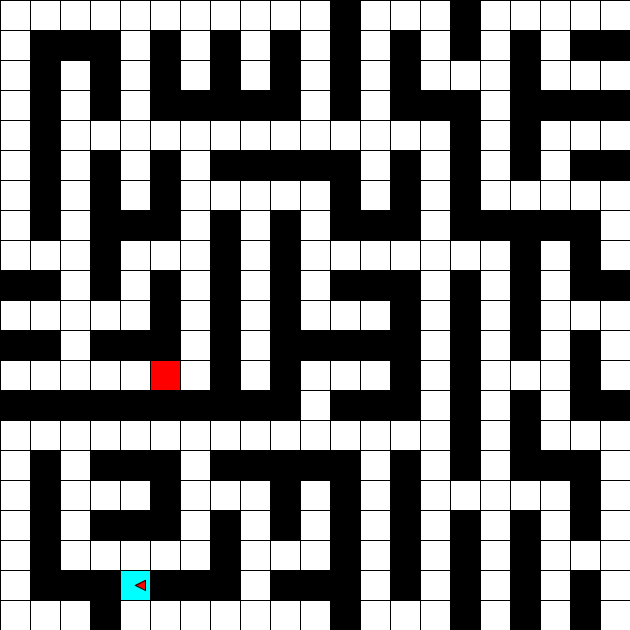
Frame 1 (no input)
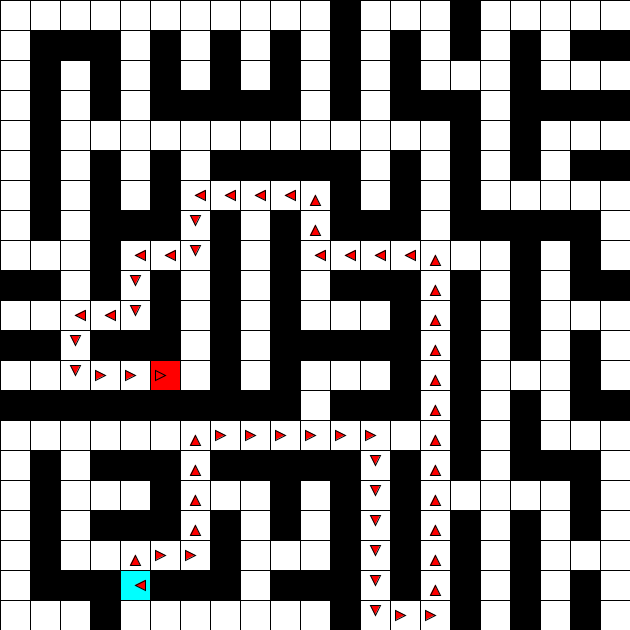
Frame 60 (the mouse pressed at the canvas centre just before this capture)
Frame 120 (the mouse held since frame 60 and released just before this capture): identical to frame 60, image omitted

The Processing sketch that drew these frames (run headless with seeded random() and noise(); from frame 60 on, the mouse is pressed at the canvas centre):

// Processing sketch: MazeRunner
// ── MazeRunner.pde
/*
Estudiantes:
  Alexander Garcia
  Erick Carvajal
  Daniel Madriz
*/

int time;
int wait = 1000;
float x = 0;
float y = 100;
int sqrtx=80;
int sqrty=20;
int scaleSquare=30;
int maxlenghtx=21;
int maxlenghty=21;
Node previousNode = null;

Agent m_a;
int [][] initMaze= {
                    {0,0,0,0,0,0,0,0,0,0,0,1,0,0,0,1,0,0,0,0,0},
{0,1,1,1,0,1,0,1,0,1,0,1,0,1,0,1,0,1,0,1,1},
{0,1,0,1,0,1,0,1,0,1,0,1,0,1,0,0,0,1,0,0,0},
{0,1,0,1,0,1,1,1,1,1,0,1,0,1,1,1,0,1,1,1,1},
{0,1,0,0,0,0,0,0,0,0,0,0,0,0,0,1,0,1,0,0,0},
{0,1,0,1,0,1,0,1,1,1,1,1,0,1,0,1,0,1,0,1,1},
{0,1,0,1,0,1,0,0,0,0,0,1,0,1,0,1,0,0,0,0,0},
{0,1,0,1,1,1,0,1,0,1,0,1,1,1,0,1,1,1,1,1,0},
{0,0,0,1,0,0,0,1,0,1,0,0,0,0,0,0,0,1,0,1,0},
{1,1,0,1,0,1,0,1,0,1,0,1,1,1,0,1,0,1,0,1,1},
{0,0,0,0,0,1,0,1,0,1,0,0,0,1,0,1,0,1,0,0,0},
{1,1,0,1,1,1,0,1,0,1,1,1,1,1,0,1,0,1,0,1,0},
{0,0,0,0,0,0,0,1,0,1,0,0,0,1,0,1,0,0,0,1,0},
{1,1,1,1,1,1,1,1,1,1,0,1,1,1,0,1,0,1,0,1,1},
{0,0,0,0,0,0,0,0,0,0,0,0,0,0,0,1,0,1,0,0,0},
{0,1,0,1,1,1,0,1,1,1,1,1,0,1,0,1,0,1,1,1,0},
{0,1,0,0,0,1,0,0,0,1,0,1,0,1,0,0,0,0,0,1,0},
{0,1,0,1,1,1,0,1,0,1,0,1,0,1,0,1,0,1,0,1,0},
{0,1,0,0,0,0,0,1,0,0,0,1,0,1,0,1,0,1,0,0,0},
{0,1,1,1,0,1,1,1,0,1,1,1,0,1,0,1,0,1,0,1,0},
{0,0,0,1,0,0,0,0,0,0,0,1,0,0,0,1,0,1,0,1,0}
};
PVector source;
PVector target;
Maze figureMaze;
Stack<Step> route;
void setup() {
  time = millis();//store the current time
  size(630,630);
  figureMaze=new Maze();
  figureMaze.mapSetup(maxlenghtx,maxlenghty,initMaze);
  figureMaze.printMap(scaleSquare);
  generateTarget();
  generateSource();
  IStrategySearch search= new MazeRunnerSearch();
  route=search.Search(figureMaze, source, target);
  System.out.println("Length " +route.size());
  m_a = new Agent(75,75);
  route = reverseStack(route);
}

private Stack<Step> reverseStack(Stack<Step> sourceStack)
{
    Stack<Step> target = new Stack<Step>();
    while(!sourceStack.empty())
    {
      target.push(sourceStack.pop());
    }
    return target;
}
private void printRoute(){ 
   while (!route.empty()){
     Node tmp=route.pop().Node;
     fill(0,0,0);
     tmp.whoAmI();
     fill(120,120,120);
     ellipse(tmp.getColVal()*30 +15,tmp.getRowVal()*30+15,10,10);
     delay(100);
     System.out.println(" -----------------------------------");
    //m_a.location.x = nextMove.Node.X;
    //m_a.location.y = nextMove.Node.Y;
    //m_a.AgentDirection = nextMove.Direction;
    //m_a.display();
 }
}


private void generateTarget(){
  fill(255,0,0);
  target=generatePosition();
    System.out.println("Target Row:" + target.x +" Col:"+target.y);
  rect(target.y*30, target.x*30,scaleSquare,scaleSquare);
}

private void generateSource(){
  fill(0,255,255);
   source=generatePosition();
  System.out.println("Source Row:" + source.x +" Col:"+source.y);
  rect(source.y*30 ,source.x*30,scaleSquare,scaleSquare);
}

private PVector generatePosition(){
   PVector vector = new PVector();
   vector.x=(int)random(20);
   vector.y=(int)random(20);
   while (figureMaze.searchNodeByPos((int)vector.x,(int)vector.y).getItemType()==1){
     vector.x=(int)random(20);
     vector.y=(int)random(20);
   }  
     vector.x=vector.x;
     vector.y=vector.y;
   return vector;
}

void draw() {
  //noStroke(); 
  //background(0);
  fill(0,0,0);
  if (!route.empty()){
      Step step=route.pop();
      Node tmp=step.Node;  
      //tmp.whoAmI();
      //ellipse(tmp.getColVal()*30 +15,tmp.getRowVal()*30+15,10,10);
      m_a.location.y = tmp.getRowVal()*30+15;
      m_a.location.x = tmp.getColVal()*30 +15;
      if(previousNode == null)
      {
        step.Direction = Direction.LEFT;
      }
      else
      {
        if(previousNode.getRowVal() > tmp.getRowVal())
        {
          step.Direction = Direction.UP;
        }
        else if(previousNode.getRowVal() < tmp.getRowVal())
        {
          step.Direction = Direction.DOWN;
        }
        else if(previousNode.getColVal() > tmp.getColVal())
        {
          step.Direction = Direction.LEFT;
        }
        else if(previousNode.getColVal() < tmp.getColVal())
        {
          step.Direction = Direction.RIGHT;
        }
      }
      previousNode = step.Node;
      m_a.AgentDirection = step.Direction;
      m_a.display();
      System.out.println(" -----------------------------------");
   }
}
 

 

// ── Agent.pde
public class Agent {

  public PVector agentColor;
  int gScareFactor;
  
  Direction AgentDirection;

  
  public PVector location;
  PVector velocity;
  PVector acceleration;
  
  // Additional variable for size
  float r;

  float maxspeed;

  Agent(float x, float y) { 
  
    acceleration = new PVector(0,0);
    velocity = new PVector(0,0);
    location = new PVector(x,y);

    agentColor = new PVector(255,0,0);

    maxspeed = 1;

  }

  void display() {
      fill(agentColor.x,agentColor.y,agentColor.z);
      delay(100);
      //System.out.println("Location: " + location.x + " , " + location.y);
      //System.out.println(AgentDirection);

      Direction var = AgentDirection;
       if (var==Direction.UP)
       {
                triangle(location.x,location.y,location.x-5,location.y+10,location.x+5,location.y+10);       
       }
       else if (var==Direction.DOWN)
       {
                triangle(location.x,location.y,location.x-5,location.y-10,location.x+5,location.y-10);
       }
       else if (var==Direction.LEFT)
       {
               triangle(location.x,location.y,location.x+10,location.y-5,location.x+10,location.y+5);
        }
       else if (var==Direction.RIGHT)
       {
                triangle(location.x,location.y,location.x-10,location.y-5,location.x-10,location.y+5);
       }
  }
}
// ── IStrategySearch.pde
import java.util.Stack;
public interface IStrategySearch{
  public Stack<Step> Search(Maze context,PVector source, PVector target);
}
// ── Maze.pde
/*
Estudiantes:
  Alexander Garcia
  Erick Carvajal
  Daniel Madriz
*/

public class Maze{
  public Node[][] mazeMap;
  int mapLength;
  int mapWidth;
  
  public Maze(){
  }
  
 void mapSetup(int xWidth, int yLength,int[][] valuesMaze){
    mapLength=yLength;
    mapWidth=xWidth;
    int id=0;
    mazeMap = new Node[mapWidth][mapLength];
    for ( int row = 0; row < mapWidth; row++ ){
      for ( int col = 0; col < mapLength; col++ )
      {
        Node node=new Node(row,col,id,valuesMaze[row][col]);
        mazeMap[row][col] = node; 
        id++;
      }
    }
  }
 
  public int getMapLength(){
    return mapLength;
  }

  public int getMapWidth(){
    return mapWidth;
  }
  
  public Node[][] getMap(){
    return mazeMap;
  }
  
  public void printMap(int scaleSquare){
    int Scale=scaleSquare;
    int coloractual;
    PVector Color1=new PVector(255,255,255); //black
    PVector Color2=new PVector(0,0,0); //white
    System.out.println("Map Print");
    Node nodeTmp= new Node();
    for ( int row = 0; row < mapWidth; row++ ){
      for ( int col = 0; col < mapLength; col++ )
      {
        nodeTmp=mazeMap[row][col];
        System.out.print(nodeTmp.getItemType()+" ");
        coloractual=nodeTmp.getItemType();
        if (coloractual==0){
          fill(Color1.x,Color1.y,Color1.z);
        }
        else{
          fill(Color2.x,Color2.y,Color2.z);
        }
      rect(col*Scale,row*Scale,Scale,Scale);
      }
      System.out.println();
    }
  }
  
    public void printMapDetail(){
    System.out.println("Map Print");
    Node nodeTmp= new Node();
    for ( int row = 0; row < mapWidth; row++ ){
      for ( int col = 0; col < mapLength; col++ )
      {
        nodeTmp=mazeMap[row][col];
        nodeTmp.whoAmI();
      }
    }
  }
  
  public Node[][]  returnMap(){
    return mazeMap;
  }
  
  private int totalMapItems(){
    return mazeMap[mapWidth-1][mapLength-1].getId();
  }
  
  private Node searchNodeById(int searchId){
    Node nodeTmp= new Node();
    Node nodeRet=null;
    for ( int row = 0; row < mapWidth; row++ ){
      for ( int col = 0; col < mapLength; col++)
      {
        nodeTmp=mazeMap[row][col];
        if(nodeTmp.getId()==searchId){
          nodeRet=nodeTmp;
        }
      }
    }
    return nodeRet;
  }
  
  private Node searchNodeByPos(int p_row, int p_col){
    return mazeMap[p_row][p_col]; //<>//
  }
  
}

// ── MazeRunnerSearch.pde
/*
Estudiantes:
  Alexander Garcia
  Erick Carvajal
  Daniel Madriz
*/


public enum Direction {
    UP,DOWN, LEFT, RIGHT
}

public class Step
{
  public Node Node;
  public Direction Direction;
}

public class MazeRunnerSearch implements IStrategySearch{
  MazeRunnerSearch(){
  }
  
  public Stack<Step> Search(Maze context,PVector source, PVector target){
    Stack<Step> route = new Stack<Step>();
    boolean continuesearch=true;
    boolean backtracking=false;
    Node tmpNode=context.searchNodeByPos((int)source.x, (int)source.y); //<>//
    tmpNode.setVisited();
    Step tmpStep = new Step();
    tmpStep.Node = tmpNode;
    tmpStep.Direction=Direction.RIGHT;
    route.push(tmpStep);
    Node routeNode=null;
    Step nextStep = null;
    while ((continuesearch) && (isNotDestination(tmpNode,target))){
      nextStep=getOptimal( context, tmpNode,  target);
      routeNode = nextStep.Node;
      if (routeNode != null){
        //System.out.println("Push ");
        if (backtracking){
          route.push(tmpStep);
          backtracking=false;
        }
        route.push(nextStep);
        context.searchNodeByPos(routeNode.getRowVal(), routeNode.getColVal()).setVisited();  
        tmpNode=routeNode;
      }
      else{
        if(route.empty()){
          continuesearch=false;
        }
        else{
          //System.out.println("Pop ");
          tmpStep=route.pop();
          tmpNode=tmpStep.Node;
          backtracking=true;
          tmpNode.whoAmI();
        }
      }
    }   
    return route;
  }
  
  private boolean isNotDestination(Node finalNode,PVector target){
    if((finalNode.getRowVal()==(int)target.x) && (finalNode.getColVal()==(int)target.y)){
      return false;
    }
    else{
      return true;
    }
  }
  
  private Node getBestNode(Node candidateNode,Node bestNode,PVector target){
    if (bestNode==null){
      return candidateNode;
    }
    else if (manhattanDistance(candidateNode, target)< manhattanDistance(bestNode, target)){
       return candidateNode;
    }
    else{
      return bestNode;
    }  
  }
  
 private Step getOptimal(Maze context,Node source, PVector target){
    Node candidateNode=null;
    Node bestNode = null;
    Step nextStep = new Step();
    Direction direction = Direction.RIGHT;
    
    if((source.getRowVal()-1)>= 0){ //MOVE UP
      candidateNode=context.searchNodeByPos((source.getRowVal()-1),source.getColVal());
      if ((candidateNode.getVisited() ==false) & ((candidateNode.getItemType())==0)){ 
          bestNode=getBestNode(candidateNode,bestNode, target);
          direction = Direction.UP;
      }
    } 
    if((source.getColVal())-1>= 0){
      candidateNode=context.searchNodeByPos(source.getRowVal(),source.getColVal()-1);
      if ((candidateNode.getVisited() ==false)  & ((candidateNode.getItemType())==0)){
          bestNode=getBestNode(candidateNode,bestNode, target);
          direction = Direction.LEFT;
      }
    }     
    if((source.getRowVal()+1)< context.getMapWidth()){
      candidateNode=context.searchNodeByPos(source.getRowVal()+1,source.getColVal());
      if ((candidateNode.getVisited() ==false) & ((candidateNode.getItemType())==0)){
          bestNode=getBestNode(candidateNode,bestNode, target);
          direction = Direction.DOWN;
      }
    }   
    if((source.getColVal()+1)< context.getMapLength()){
      candidateNode=context.searchNodeByPos(source.getRowVal(),source.getColVal()+1);
      if ((candidateNode.getVisited() ==false) & ((candidateNode.getItemType())==0)){
          bestNode=getBestNode(candidateNode,bestNode, target);
          direction = Direction.RIGHT;
        }
    }
    nextStep.Node = bestNode;
    nextStep.Direction = direction;
    
    return nextStep; 
  }
  
  private int manhattanDistance(Node source,PVector target){
    return Math.abs((int)target.x-source.getRowVal()) + Math.abs((int)target.y-source.getColVal());  
  }
}

// ── Node.pde
public class Node{
  private int row,col,nodeId;
  private int itemType;
  private boolean visited; 
  
  Node(int rowPos, int colPos,int idNode,int itemValue){
     row=rowPos;
     col=colPos;
     nodeId=idNode;
     itemType=itemValue;
     visited=false;
  }
  
  Node(){
  }
  
  public void whoAmI(){
    System.out.println("The Node ID is:" + nodeId);
    System.out.println("The Row Value is:" + row);
    System.out.println("The Col Value is:" + col);
    System.out.println("The Item Type Value is:" + itemType);
  }
  
  public int getId(){
    return nodeId;
  }

  public int getRowVal(){
    return row;
  }
  
  public int getColVal(){
    return col;
  }
  
  public boolean getVisited(){
    return visited;
  }
  
  public void setFigure(int figType){
    itemType=figType;
  }
  
  public void setVisited(){
    visited=true;
  }
  
  public int getItemType(){
    return itemType;
  }
}
